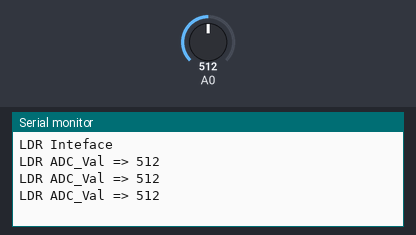
Simulated run of this sketch. Board: Arduino Uno, built with avr-gcc and run on an emulated ATmega328P. Parts: the last lines printed to the serial monitor. The test bench sets the inputs (shaded band); at power-on: A0 = 512.

Above: at 1.3 s.
1.4 s: A0 set to 716
At 1.9 s:
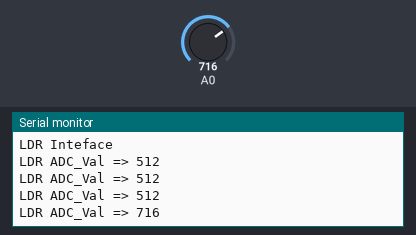
2.9 s: A0 set to 900
At 3.4 s:
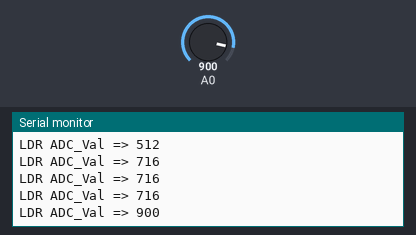
Timing chart, 0 to 5.9 s (numbered marks = the images above; inputs shaded):
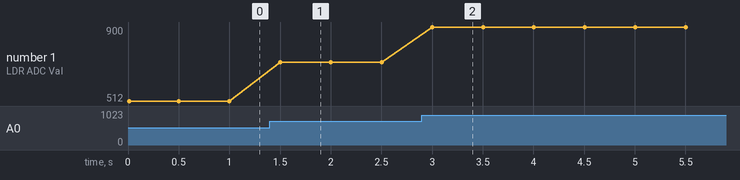

Measured:
- after the input at 1.4 s, the serial monitor: prints a new line after 0.10 s (image 1)
- after the input at 2.9 s, the serial monitor: prints a new line after 0.10 s (image 2)
- plotted number 1: 512 → 716 after the input at 1.4 s, 716 → 900 after the input at 2.9 s

The sketch:

06_LDR.ino
```cpp
//                                       http://electronicshobbycorner.blogspot.in
//                                       Rajeev
void setup()
{
  Serial.begin(9600);
  Serial.println("LDR Inteface");
}

void loop()
{
  int LDR_val;
  LDR_val=analogRead(A0);
  Serial.print("LDR ADC_Val => ");
  Serial.println(LDR_val);
  delay(500);
}
```
